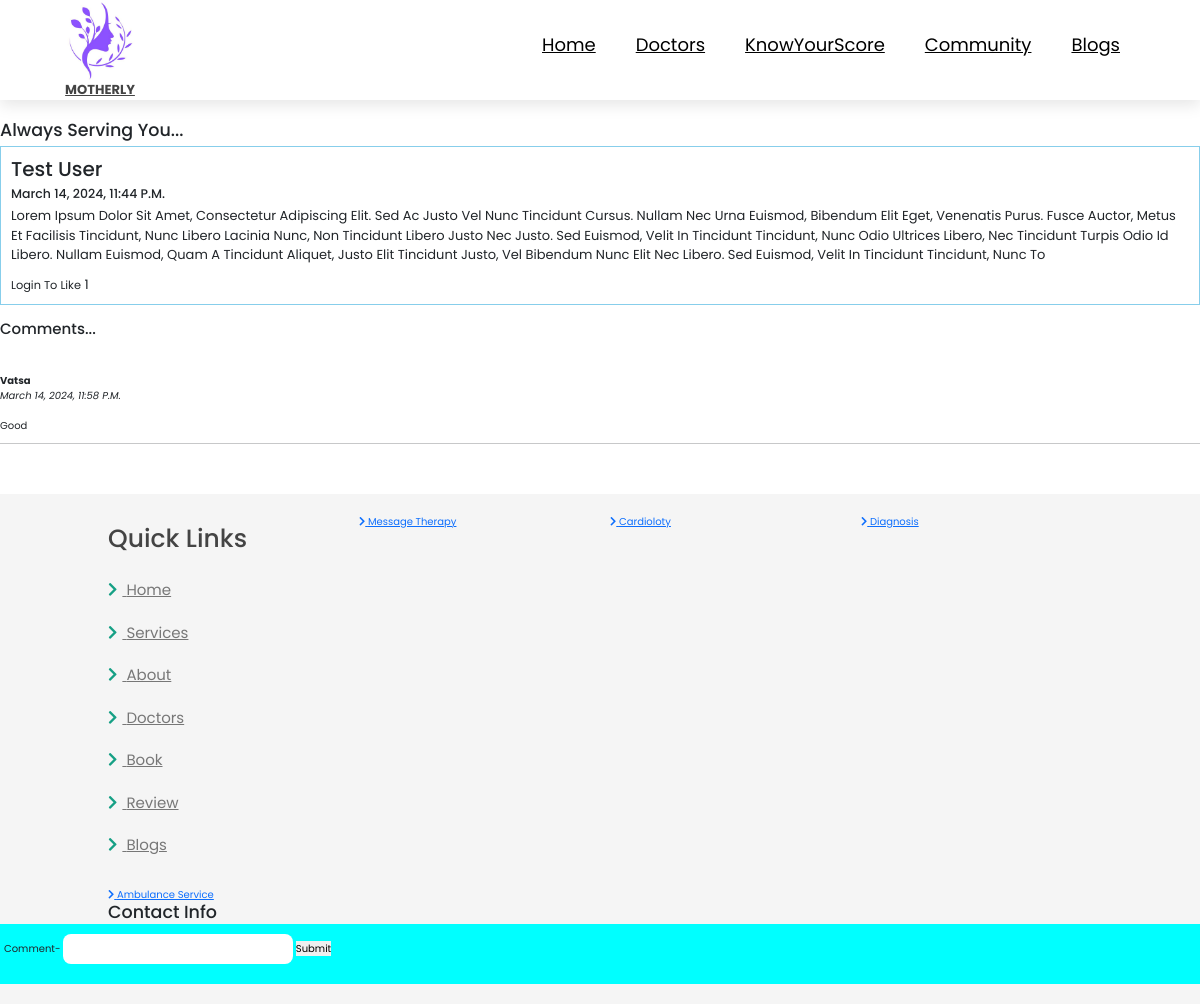
/pcomment/1, run on the app's committed database.
### core/models.py (models this page shows, shortened)
class query(models.Model):
    name = models.CharField(max_length=250,blank=True)
    body = models.TextField(max_length=100000)
    created = models.DateTimeField(default=datetime.now, blank=True)
    likes = models.ManyToManyField(User, related_name='post_query')
    def total_likes(self):
        return self.likes.count()

class comment(models.Model):
    name = models.CharField(max_length=250)
    body = models.TextField(max_length=1000)
    date_added = models.DateTimeField(default=datetime.now)
    user = models.CharField(max_length=10000,blank=True)
    queryn = models.CharField(max_length=10000,blank=True)

### core/views.py (the view)
# urls.py: path('pcomment/<int:pk>',views.pcomment,name="pcomment"),
def pcomment(request, pk):
    username = request.user.username
    pb = query.objects.get(id=pk)
    com = comment.objects.filter(queryn=pk)
    stuff = get_object_or_404(query, id= pk)
    likes_count = stuff.total_likes()
    liked = False
    if stuff.likes.filter(id=request.user.id).exists():
        liked = True
    return render(request, 'comment.html',{'queries':pb,'com':com,'queryn':pk,'username':username,'likes_count':likes_count,'liked':liked})

### templates/comment.html (shortened to what this page needs)
{% extends "base.html" %}
{% load static %}
  {% block content %}
</head>
    <h3 style="margin-top: 10%;">Always Serving You...</h3>
    <div class="m p-3" style="font-size: small;">
        <h2>{{queries.name}}</h2>
        <h5>{{queries.created}}</h5>
        <p>{{queries.body}}</p>
        <div>
            <form action="{% url 'like' queries.pk %}" method="POST">
            {% if user.is_authenticated %}
            {% if liked %}
            <button type="submit", name="queries_id", value="{{queries.id}}", class=" btn-danger btn-sm" ><svg xmlns="http://www.w3.org/2000/svg" width="16" height="16" fill="currentColor" class="bi bi-hand-thumbs-up-fill" viewBox="0 0 16 16" style="color: blue;">
                <path d="M6.956 1.745C7.021.81 7.908.087 8.864.325l.261.066c.463.116.874.456 1.012.965.22.816.533 2.511.062 4.51a9.84 9.84 0 0 1 .443-.051c.713-.065 1.669-.072 2.516.21.518.173.994.681 1.2 1.273.184.532.16 1.162-.234 1.733.058.119.103.242.138.363.077.27.113.567.113.856 0 .289-.036.586-.113.856-.039.135-.09.273-.16.404.169.387.107.819-.003 1.148a3.163 3.163 0 0 1-.488.901c.054.152.076.312.076.465 0 .305-.089.625-.253.912C13.1 15.522 12.437 16 11.5 16H8c-.605 0-1.07-.081-1.466-.218a4.82 4.82 0 0 1-.97-.484l-.048-.03c-.504-.307-.999-.609-2.068-.722C2.682 14.464 2 13.846 2 13V9c0-.85.685-1.432 1.357-1.615.849-.232 1.574-.787 2.132-1.41.56-.627.914-1.28 1.039-1.639.199-.575.356-1.539.428-2.59z"/>
              </svg></button>
            {% else %}
            <button type="submit", name="queries_id", value="{{queries.id}}", class=" btn-primary btn-sm"><svg xmlns="http://www.w3.org/2000/svg" width="16" height="16" fill="currentColor" class="bi bi-hand-thumbs-up" viewBox="0 0 16 16">
                <path d="M8.864.046C7.908-.193 7.02.53 6.956 1.466c-.072 1.051-.23 2.016-.428 2.59-.125.36-.479 1.013-1.04 1.639-.557.623-1.282 1.178-2.131 1.41C2.685 7.288 2 7.87 2 8.72v4.001c0 .845.682 1.464 1.448 1.545 1.07.114 1.564.415 2.068.723l.048.03c.272.165.578.348.97.484.397.136.861.217 1.466.217h3.5c.937 0 1.599-.477 1.934-1.064a1.86 1.86 0 0 0 .254-.912c0-.152-.023-.312-.077-.464.201-.263.38-.578.488-.901.11-.33.172-.762.004-1.149.069-.13.12-.269.159-.403.077-.27.113-.568.113-.857 0-.288-.036-.585-.113-.856a2.144 2.144 0 0 0-.138-.362 1.9 1.9 0 0 0 .234-1.734c-.206-.592-.682-1.1-1.2-1.272-.847-.282-1.803-.276-2.516-.211a9.84 9.84 0 0 0-.443.05 9.365 9.365 0 0 0-.062-4.509A1.38 1.38 0 0 0 9.125.111L8.864.046zM11.5 14.721H8c-.51 0-.863-.069-1.14-.164-.281-.097-.506-.228-.776-.393l-.04-.024c-.555-.339-1.198-.731-2.49-.868-.333-.036-.554-.29-.554-.55V8.72c0-.254.226-.543.62-.65 1.095-.3 1.977-.996 2.614-1.708.635-.71 1.064-1.475 1.238-1.978.243-.7.407-1.768.482-2.85.025-.362.36-.594.667-.518l.262.066c.16.04.258.143.288.255a8.34 8.34 0 0 1-.145 4.725.5.5 0 0 0 .595.644l.003-.001.014-.003.058-.014a8.908 8.908 0 0 1 1.036-.157c.663-.06 1.457-.054 2.11.164.175.058.45.3.57.65.107.308.087.67-.266 1.022l-.353.353.353.354c.043.043.105.141.154.315.048.167.075.37.075.581 0 .212-.027.414-.075.582-.05.174-.111.272-.154.315l-.353.353.353.354c.047.047.109.177.005.488a2.224 2.224 0 0 1-.505.805l-.353.353.353.354c.006.005.041.05.041.17a.866.866 0 0 1-.121.416c-.165.288-.503.56-1.066.56z"/>
              </svg></button>
            {% endif %}
            {% else %}
            <small>Login to Like</small>
            {% endif %}
            {{likes_count}}
            </form>
        </div>
    </div>
   <br><h4>Comments...</h4><br>
    <div style="margin-bottom: 50px;">
        {% for c in com %}
        <br>
            <b>{{c.name}}</b>
            <br>
            <i>{{c.date_added}}</i>
<br>
        <br>
        {{c.body}}
        <hr>
        {% endfor %}
    </div>
    <div class="c">
        <form id="post-form" method="POST" action="csave">
            <label for="">Comment-</label>
            <input type="text" name="body" id="body">
            <input type="submit" class="btn-sm btn-secondary">
        </form>
    </div>
    {% endblock content %}

### static/css/style.css (style rules this page uses)
:root { --green:#16a085; --black:#444; --light-color:#777; --box-shadow:.5rem .5rem 0 rgba(22, 160, 133, .2); --text-shadow:.4rem .4rem 0 rgba(0, 0, 0, .2); --border:.2rem solid var(--green); }
* { font-family: 'Poppins', sans-serif; margin:0; padding: 0; box-sizing: border-box; outline: none; border: none; text-transform: capitalize; transition: all .2s ease-out; text-decoration: none; }
html { font-size: 62.5%; overflow-x: hidden; scroll-padding-top: 7rem; scroll-behavior: smooth; }

### templates/comment.html (style rules this page uses)
#body { border: 0; border-radius: 8px; width: 230px; height: 30px; }
.m { border: 1px solid skyblue; padding-left: 4px; }
.c { background-color: aqua; position: fixed; top: 92%; width: 100%; height: 60px; margin-bottom: 25px; padding-left: 4px; padding-top: 10px; }

### data on the page
query: name "Test User", created "March 14, 2024, 11:44 P.m.", body "Lorem Ipsum Dolor Sit Amet, Consectetur Adipiscing Elit. Sed Ac Justo Vel Nunc Tincidunt Cursus. Nullam Nec Urna Euismod, Bibendum Elit Eget, Venenatis Purus. Fusce Auctor, Metus Et Facilisis Tincidunt, Nunc Libero Lacinia Nunc, Non Tincidunt Libero Justo Nec Justo. Sed Euismod, Velit In Tincidunt Tincidunt, Nunc Odio Ultrices Libero, Nec Tincidunt Turpis Odio Id Libero. Nullam Euismod, Quam A Tincidunt Aliquet, Justo Elit Tincidunt Justo, Vel Bibendum Nunc Elit Nec Libero. Sed Euismod, Velit In Tincidunt Tincidunt, Nunc To"
comment: name "Vatsa", date_added "March 14, 2024, 11:58 P.m.", body "Good"

### other printed values
{{ likes_count }} "1"
